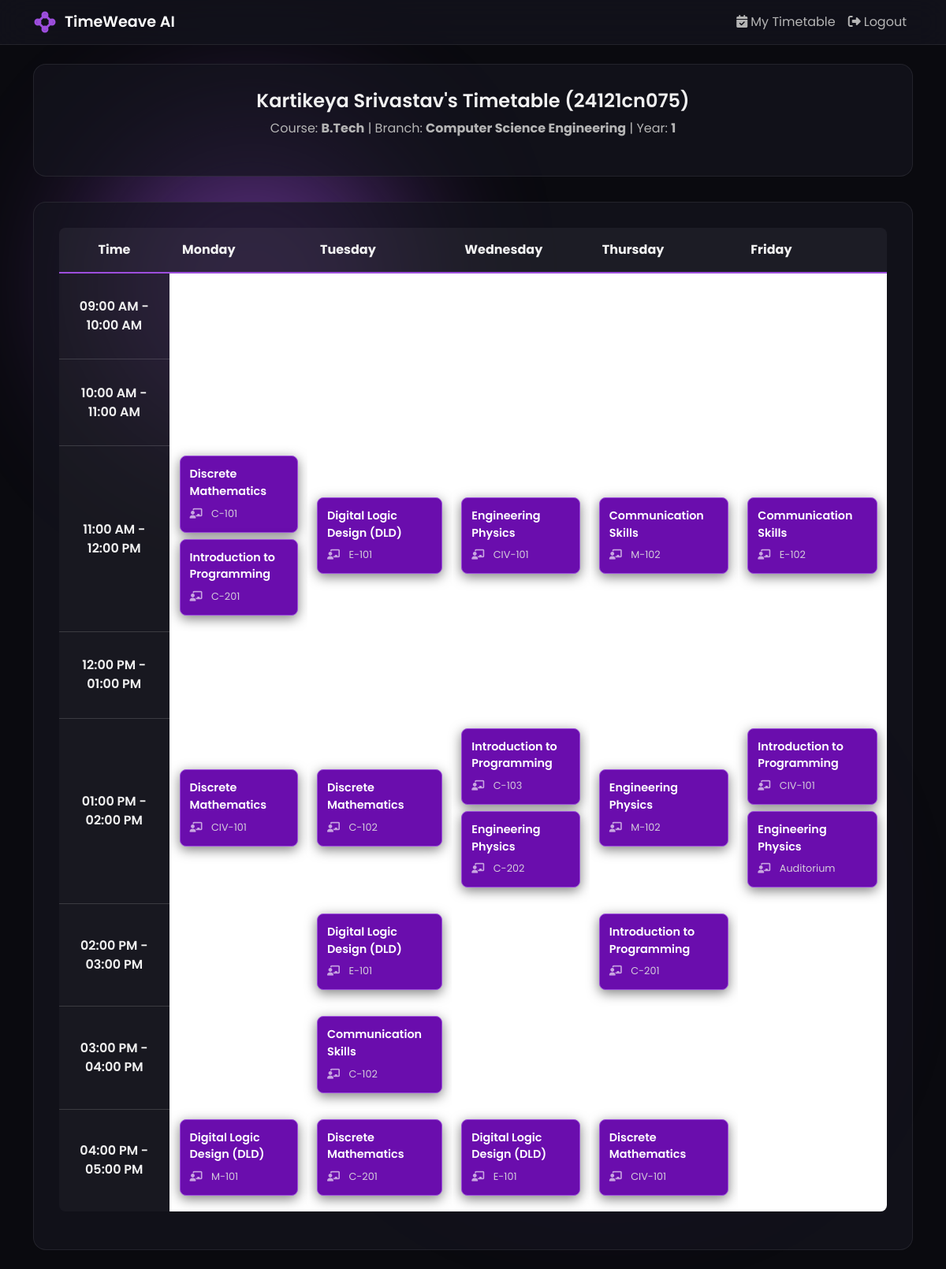
The page /student/dashboard (signed in) on the database its author committed.
### app.py (models this page shows)
class Student(db.Model):
    id = db.Column(db.Integer, primary_key=True)
    name = db.Column(db.String(150), nullable=False)
    admission_id = db.Column(db.String(80), unique=True, nullable=False)
    password_hash = db.Column(db.String(60), nullable=False)
    course = db.Column(db.String(100), nullable=False)
    branch = db.Column(db.String(100), nullable=False)
    year = db.Column(db.Integer, nullable=False)
    institute_id = db.Column(db.Integer, db.ForeignKey('institute.id'), nullable=False)

### app.py (the view)
@app.route("/student/dashboard")
def student_dashboard():
    if 'student_id' not in session:
        return redirect(url_for('student_login'))
    student = Student.query.get(session['student_id'])
    if not student:
        session.clear()
        return redirect(url_for('student_login'))
    timetable = Timetable.query.filter_by(
        institute_id=student.institute_id,
        course=student.course,
        branch=student.branch,
        year=student.year,
        is_published=True
    ).order_by(Timetable.created_at.desc()).first()
    timetable_data = json.loads(timetable.timetable_json) if timetable else None
    return render_template('student_dashboard.html', student=student, timetable_data=timetable_data)

### templates/student_dashboard.html (shortened to what this page needs)
{% extends "layout.html" %}
{% block content %}
<div class="welcome-header">
    <h1>{{ student.name }}'s Timetable ({{ student.admission_id }})</h1>
    <p>Course: <strong>{{ student.course }}</strong> | Branch: <strong>{{ student.branch }}</strong> | Year: <strong>{{ student.year }}</strong></p>
</div>
<div class="content-card">
    {% if timetable_data and timetable_data.schedule %}
    <div class="table-responsive">
        <table class="table table-dark-custom">
            <thead>
                <tr>
                    <th>Time</th>
                    {% for day in timetable_data.days %}
                        <th>{{ day }}</th>
                    {% endfor %}
                </tr>
            </thead>
            <tbody>
                {% for h in range(timetable_data.time_slots|length) %}
                <tr>
                    <td>{{ timetable_data.time_slots[h] }}</td>
                    {% for d in range(timetable_data.schedule|length) %}
                    <td>
                        {% for r in range(timetable_data.schedule[d][h]|length) %}
                            {% set subject_index = timetable_data.schedule[d][h][r] %}
                            {% if subject_index > 0 %}
                                <div class="timetable-slot">
                                    <strong>{{ timetable_data.subjects[subject_index|string] }}</strong>
                                    <small>
                                        {% set room_name = timetable_data.rooms[r] %}
                                        {% if 'lab' in room_name|lower %}
                                            <i class="fas fa-flask fa-icon"></i>
                                        {% else %}
                                             <i class="fas fa-chalkboard-teacher fa-icon"></i>
                                        {% endif %}
                                        {{ room_name }}
                                    </small>
                                </div>
                            {% endif %}
                        {% endfor %}
                    </td>
                    {% endfor %}
                </tr>
                {% endfor %}
            </tbody>
        </table>
    </div>
    {% else %}
        <div class="text-center py-5">
            <i class="fas fa-calendar-times fa-4x text-secondary mb-3"></i>
            <h4 class="text-primary">No Timetable Available</h4>
            <p class="text-secondary">Your timetable has not been published by the institute yet. Please check back later.</p>
        </div>
    {% endif %}
</div>
{% endblock %}

### templates/layout.html (style rules this page uses)
:root { --background-dark: #0a0a0f; --accent: #9d4edd; --accent-alt: #6a0dad; --text-primary: #f1f1f1; --text-secondary: #b5b5b5; --card-bg: rgba(20, 20, 30, 0.7); --border: rgba(255, 255, 255, 0.08); --success: #2dd4bf; --danger: #f43f5e; --warning: #facc15; --info: #38bdf8; }
body { font-family: 'Poppins', sans-serif; background-color: var(--background-dark); color: var(--text-primary); min-height: 100vh; overflow-x: hidden; position: relative; }

### templates/student_dashboard.html (style rules this page uses)
.welcome-header { background: var(--card-bg); border: 1px solid var(--border); padding: 2rem; border-radius: 1rem; margin-bottom: 2rem; text-align: center; }
.welcome-header h1 { color: var(--text-primary); font-weight: 600; font-size: 1.5rem; }
.welcome-header p { color: var(--text-secondary); font-size: 1rem; }
.content-card { background: var(--card-bg); border: 1px solid var(--border); padding: 2rem; border-radius: 1rem; }
.table-dark-custom { background-color: transparent; border-radius: 0.5rem; overflow: hidden; width: 100%; border-spacing: 0; border-collapse: collapse; }
.table-dark-custom th { background-color: rgba(255, 255, 255, 0.05); border-bottom: 2px solid var(--accent); color: var(--text-primary); padding: 1rem; }
.table-dark-custom td { border-bottom: 1px solid rgba(255, 255, 255, 0.15); vertical-align: middle; padding: 0.75rem; height: 110px; }
.table-dark-custom tbody tr:last-child td { border-bottom: none; }
.table-dark-custom th:first-child { width: 140px; text-align: center; }
.table-dark-custom td:first-child { width: 140px; font-weight: 600; color: var(--text-primary); text-align: center; background-color: rgba(255, 255, 255, 0.03); border-right: 1px solid rgba(255, 255, 255, 0.15); }
.timetable-slot { background: var(--accent-alt); border: 1px solid var(--accent); padding: 0.75rem; border-radius: 8px; text-align: left; margin-bottom: 0.5rem; box-shadow: 0 4px 15px rgba(0, 0, 0, 0.5); transition: all 0.2s ease-in-out; }
.timetable-slot strong { color: #ffffff; font-size: 0.9rem; font-weight: 600; display: block; margin-bottom: 0.25rem; }
.timetable-slot small { font-size: 0.8rem; color: #e0e0e0; opacity: 0.9; }
.timetable-slot .fa-icon { color: #ffffff; opacity: 0.7; margin-right: 0.5rem; }

### rows shown on the page
Student: name "Kartikeya Srivastav", admission_id "24121cn075", course "B.Tech", branch "Computer Science Engineering", year "1"

### other values the page prints
{{ day }} "Monday" "Tuesday" "Wednesday" "Thursday" "Friday"
{{ timetable_data.time_slots[h] }} "09:00 AM - 10:00 AM" "10:00 AM - 11:00 AM" "11:00 AM - 12:00 PM" "12:00 PM - 01:00 PM" "01:00 PM - 02:00 PM" "02:00 PM - 03:00 PM" "03:00 PM - 04:00 PM" "04:00 PM - 05:00 PM"
{{ timetable_data.subjects[subject_index|string] }} "Discrete Mathematics" "Introduction to Programming" "Digital Logic Design (DLD)" "Engineering Physics" "Communication Skills" "Communication Skills" "Discrete Mathematics" "Discrete Mathematics" "Introduction to Programming" "Engineering Physics" "Engineering Physics" "Introduction to Programming" "Engineering Physics" "Digital Logic Design (DLD)" "Introduction to Programming" "Communication Skills" "Digital Logic Design (DLD)" "Discrete Mathematics" "Digital Logic Design (DLD)" "Discrete Mathematics"
{{ room_name }} "C-101" "C-201" "E-101" "CIV-101" "M-102" "E-102" "CIV-101" "C-102" "C-103" "C-202" "M-102" "CIV-101" "Auditorium" "E-101" "C-201" "C-102" "M-101" "C-201" "E-101" "CIV-101"
